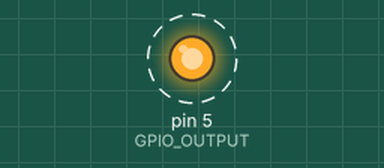
Bench run of a program on a simulated Raspberry Pi (header pin numbers). Shown: output pins drawn as LEDs (lit = HIGH). Dashed ring = blinking.

Above: at 0.1 s.
Timing chart, 0 to 3.0 s (numbered marks = the images above):
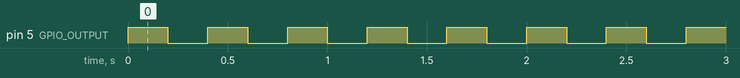

The program:

LED_blink.py
```python
import RPi.GPIO as GPIO
import time

# Which pin ? see :http://osoyoo.com/wp-content/uploads/2017/06/Raspberry-GPIO-Pins_B_plus.jpg
GPIO_OUTPUT = 5

# use the position on board as it's name
GPIO.setmode(GPIO.BOARD)

# tell raspberry : this is an output.
GPIO.setup(GPIO_OUTPUT,GPIO.OUT)

while True :
    GPIO.output(GPIO_OUTPUT, GPIO.HIGH)
    time.sleep(0.2) # second
    GPIO.output(GPIO_OUTPUT, GPIO.LOW)
    time.sleep(0.2) # second
```

Measured:
- by itself, pin 5 (GPIO_OUTPUT): alternates HIGH for 0.20 s and LOW for 0.20 s
